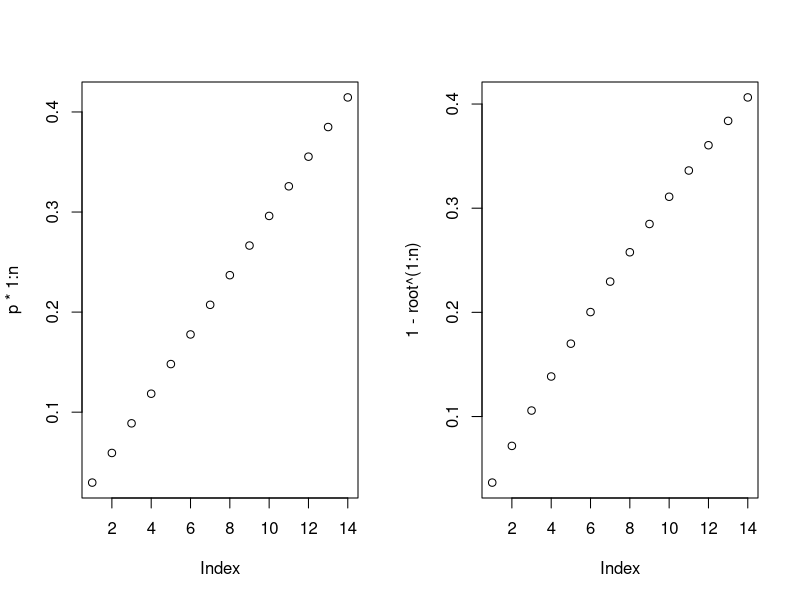

Reproduce this figure in R.
library(dplyr)
#parameters
u=0.4
Time=7
dt=1/2
n=Time/dt
nom=100
kupon=function(t)
{
    dt*nom*0.07125+ifelse(t<Time, 0,100)
}

B=100.18
D=78.38
r = data.frame(
    t = c(0.0833, 0.25, 1, 2, 3, 5, 10),
    R = 0.01 * c(5.56, 5.64, 5.68, 5.64, 5.62, 5.66, 5.76)
)
#method 1
B_fun = function(r, n)
{
    #     t1=r$t[r$t<=t]%>%max
    #     r1=r$R[r$t==t1]
    t = n * dt
    t2 = r$t[r$t >= t] %>% min
    r2 = r$R[r$t == t2]
    return((1 + r2 * dt) ^ (-n))
    #
}

p = (B - D) / ((1 - u) * sum((1:n) * kupon((1:n)*dt) * sapply(1:n, function(x)
    B_fun(r, x))))

#method2
root=uniroot(function(x) (B-D)-(1-u)*sum(kupon((1:n)*dt) * sapply(1:n, function(x)
    B_fun(r, x))*(1-x^(1:n))), interval = c(0,1))$root
par(mfrow=c(1,2))
plot(p*1:n)
plot(1-root^(1:n))
